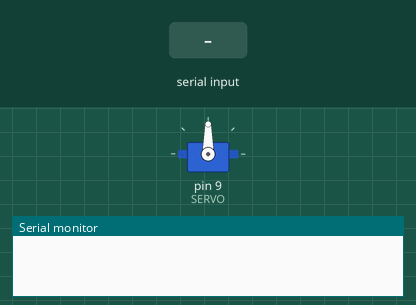
Bench run of a sketch on a simulated Arduino Uno, built with avr-gcc and run on an emulated ATmega328P. Parts: servo, the last lines printed to the serial monitor. The test bench sets the inputs (shaded band).

Above: at 1.2 s.
1.3 s: byte 65 ('A') received over Serial
At 2.1 s:
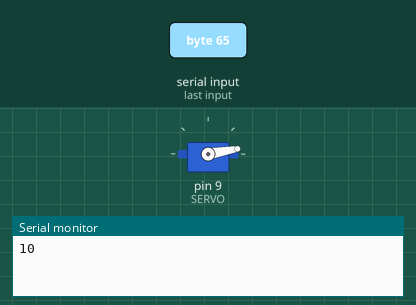
2.8 s: byte 97 ('a') received over Serial
At 3.3 s:
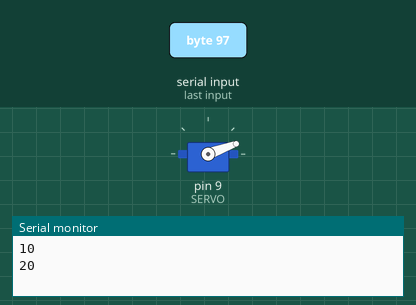
Timing chart, 0 to 5.8 s (numbered marks = the images above; inputs shaded):
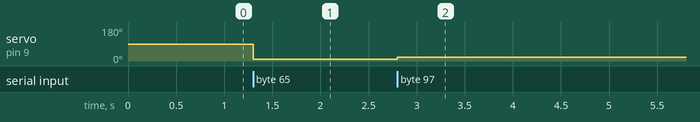

Measured:
- after the input at 1.3 s, servo on pin 9 (SERVO): 90° → 10° at once
- after the input at 2.8 s, servo on pin 9 (SERVO): 10° → 20° at once

The sketch:

Varias_algulo_con_letra.ino
```cpp
#include <Servo.h>
Servo  SERVO;
int val=0;
int cont=0;

void setup(){
  SERVO.attach(9);
  Serial.begin(9600);}

void loop(){
  val = Serial.read();
  if('A' == val || 'a' == val){
    if (cont >= 0 && cont < 180){
      cont = cont +10;
      Serial.println(cont);
      SERVO.write(cont);}}

    }
```
